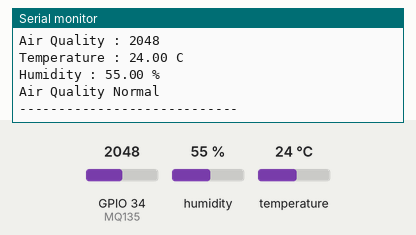
The sketch below on a simulated ESP32. Shown: the last lines printed to the serial monitor. Inputs (shaded band) come from the test bench; at power-on: GPIO 34 (MQ135) = 2048, humidity 55 %, temperature 24 °C.

Above: at 2.8 s.
2.9 s: GPIO 34 (MQ135) set to 2540
At 4.4 s:
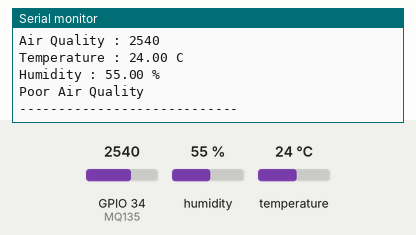
7.6 s: humidity set to 22 %
At 9.5 s:
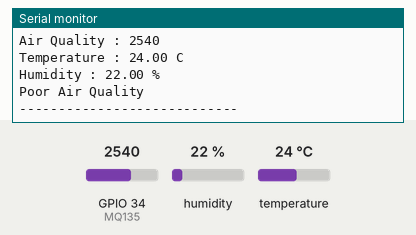
10.3 s: temperature set to 12 °C
13.0 s: GPIO 34 (MQ135) set to 2460
At 14.7 s:
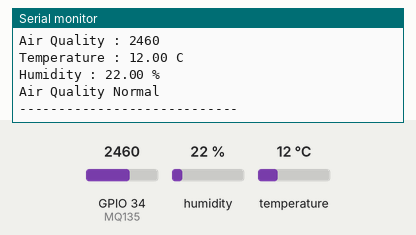
15.7 s: humidity set to 40 %
At 17.2 s:
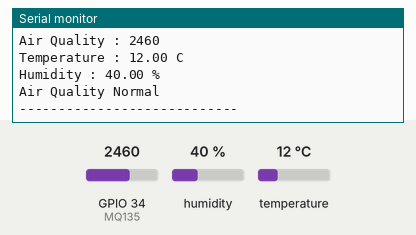
Timing chart, 0 to 18.7 s (numbered marks = the images above; inputs shaded):
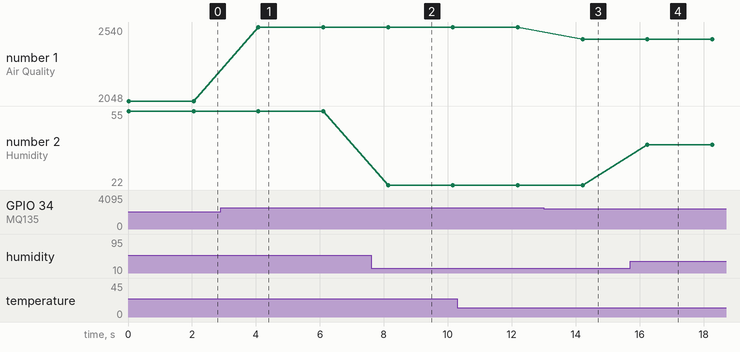

The sketch:

AirQualityMonitor.ino
```cpp
#include <DHT.h>

#define MQ135 34

#define DHTPIN 4

#define DHTTYPE DHT11

DHT dht(DHTPIN,DHTTYPE);

void setup() {

  Serial.begin(115200);

  dht.begin();

}

void loop() {

  int air = analogRead(MQ135);

  float temp = dht.readTemperature();

  float hum = dht.readHumidity();

  Serial.print("Air Quality : ");

  Serial.println(air);

  Serial.print("Temperature : ");

  Serial.print(temp);

  Serial.println(" C");

  Serial.print("Humidity : ");

  Serial.print(hum);

  Serial.println(" %");

  if(air>2500){

    Serial.println("Poor Air Quality");

  }

  else{

    Serial.println("Air Quality Normal");

  }

  Serial.println("----------------------------");

  delay(2000);

}
```

Measured:
- after the input at 2.9 s, the serial monitor: prints a new line after 1.2 s (image 1)
- after the input at 7.6 s, the serial monitor: prints a new line after 0.53 s (image 2)
- after the input at 13.0 s, the serial monitor: prints a new line after 1.2 s (image 3)
- after the input at 15.7 s, the serial monitor: prints a new line after 0.54 s (image 4)
- plotted number 1: 2048 → 2540 after the input at 2.9 s, 2540 → 2460 after the input at 13.0 s
- plotted number 2: 55 → 22 after the input at 7.6 s, 22 → 40 after the input at 15.7 s
